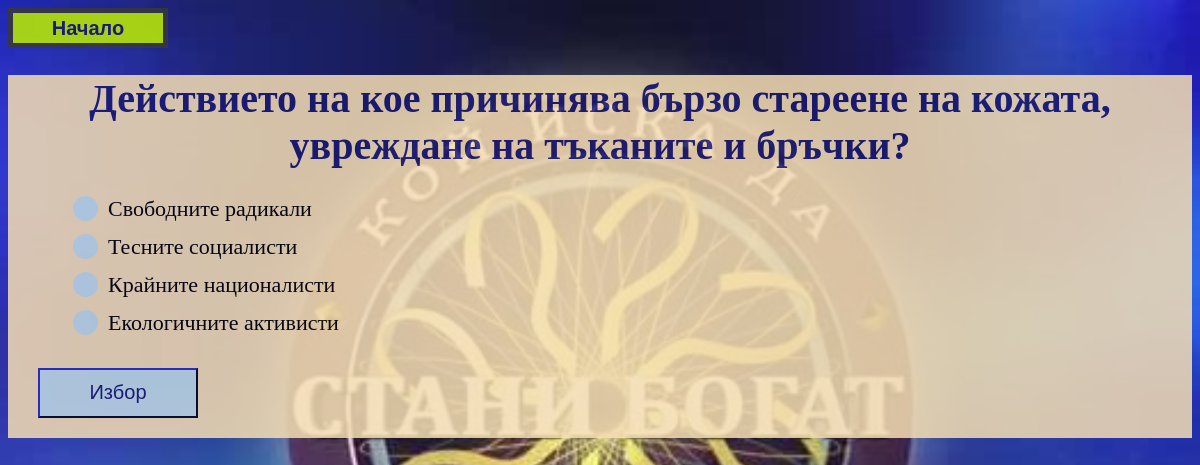
Screenshot of /24/questions/ with the database file from the repository.
### polls/models.py (models this page shows, shortened)
class Question(models.Model):
    category = models.ForeignKey(Category, on_delete=models.CASCADE, null=True)
    question_text = models.CharField(max_length=200)
    pub_date = models.DateTimeField('date published')
    episode = models.ForeignKey(Episode, on_delete=models.CASCADE, null=True)

class Choice(models.Model):
    question = models.ForeignKey(Question, on_delete=models.CASCADE)
    choice_text = models.CharField(max_length=200)
    votes = models.IntegerField(default=0)
    is_correct = models.BooleanField(default=False)

### polls/views.py (the view)
# urls.py: path('<int:pk>/questions/', views.QuestionDetailView.as_view(), name='q_detail'),
class QuestionDetailView(generic.DetailView):
    model = Question
    template_name = 'polls/q_detail.html'
    def get_queryset(self):
        return Question.objects.filter(pub_date__lte=timezone.now())

### polls/templates/polls/q_detail.html (shortened to what this page needs)
{% extends 'polls/base.html' %}
{% block content %}
{% load static %}
<link rel="stylesheet" type="text/css" href="{% static 'polls/style.css' %}">
<form style="background-color: Wheat" action="{% url 'polls:vote' question.id %}" method="post">
	<div id="bottom-padded">
		<h1 style="color:MidnightBlue; font-size: 40px;" align="center">{{ question.question_text }}</h1>
		<div id="question-data">
			{% for choice in question.choice_set.all %}
				<div class="container">
					<label class="container">{{ choice.choice_text }}
				  		<span class="checkmark"></span>
					</label>
				</div>
			{% endfor %}
			<div id="choice-button">
				<input type="submit" value="Избор" style='color: MidnightBlue; background-color: #c2dde6; border-color: MidnightBlue;' class="choice">
			</div>
		</div>
	</div>
</form>
{% endblock %}

### polls/static/polls/style.css (style rules this page uses)
body { background-image: url("images/background.jpg"); background-color: #cccccc; height: 100%; background-position: center; background-repeat: no-repeat; background-size: cover; opacity: 0.85; }
#choice-button { padding-top: 20px; }
input.choice { width: 8em; height: 2.5em; font-size: 20px; }
#question-data { padding-left: 30px; }
#bottom-padded { padding-bottom: 20px; }
.container { display: block; position: relative; padding-left: 35px; margin-bottom: 12px; cursor: pointer; font-size: 22px; -webkit-user-select: none; -moz-user-select: none; -ms-user-select: none; user-select: none; }
.checkmark { position: absolute; top: 0; left: 0; height: 25px; width: 25px; background-color: #c2dde6; border-radius: 50%; }
.checkmark:after { content: ""; position: absolute; display: none; }
.container .checkmark:after { top: 9px; left: 9px; width: 8px; height: 8px; border-radius: 50%; background: white; }

### rows the page displays
Question: question_text "Действието на кое причинява бързо стареене на кожата, увреждане на тъканите и бръчки?"
Choice: choice_text "Свободните радикали"
Choice: choice_text "Тесните социалисти"
Choice: choice_text "Крайните националисти"
Choice: choice_text "Екологичните активисти"
